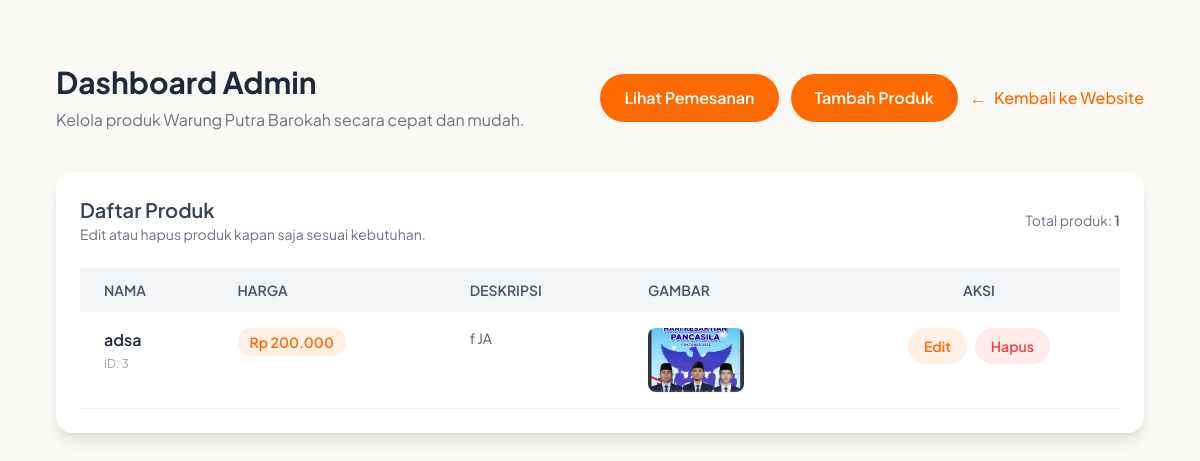
Screenshot of /admin/dashboard.php with the database file from the repository.
### tables this page shows
CREATE TABLE `produk` (
  `id` int UNSIGNED NOT NULL,
  `nama` varchar(150) NOT NULL,
  `deskripsi` text NOT NULL,
  `harga` int UNSIGNED NOT NULL,
  `gambar` varchar(255) NOT NULL,
  `created_at` timestamp NULL DEFAULT CURRENT_TIMESTAMP,
  `updated_at` timestamp NULL DEFAULT CURRENT_TIMESTAMP ON UPDATE CURRENT_TIMESTAMP
);

### admin/dashboard.php (the view, shortened to what this page needs)
<?php
include '../connection.php';
$products = [];
$sql = "SELECT id, nama, harga, deskripsi, gambar, created_at FROM produk ORDER BY created_at DESC";
$result = $conn->query($sql);
if ($result instanceof mysqli_result) {
    while ($row = $result->fetch_assoc()) {
        $products[] = $row;
    }
} else {
    $dbError = $conn->error;
}
function formatRupiah($value)
{
    return 'Rp ' . number_format((float) $value, 0, ',', '.');
}
?>
<!DOCTYPE html>
<html lang="id">
  <head>
    <script src="https://cdn.tailwindcss.com"></script>
  </head>
  <body class="bg-milk font-body min-h-screen">
    <section class="py-12 md:py-16">
      <div class="max-w-6xl mx-auto px-4 sm:px-6 lg:px-8">
        <div class="flex flex-wrap items-center justify-between gap-4 mb-10">
          <div>
            <h1 class="text-3xl font-bold text-gray-800">Dashboard Admin</h1>
            <p class="text-gray-500 mt-2">
              Kelola produk Warung Putra Barokah secara cepat dan mudah.
            </p>
          </div>
          <div class="flex flex-wrap items-center gap-3">
            <a
              href="orders.php"
              class="inline-flex items-center justify-center gap-2 bg-orange-deep text-white px-6 py-3 rounded-full font-semibold hover:bg-orange-600 transition"
            >
              Lihat Pemesanan
            </a>
            <a
              href="createProduk.php"
              class="inline-flex items-center justify-center gap-2 bg-orange-deep text-white px-6 py-3 rounded-full font-semibold hover:bg-orange-600 transition"
            >
              Tambah Produk
            </a>
            <a
              href="../index.php"
              class="text-orange-deep font-medium hover:underline flex items-center gap-2"
            >
              <span>&larr;</span>
              <span>Kembali ke Website</span>
            </a>
          </div>
        </div>
        <div class="bg-white p-6 rounded-2xl shadow-lg">
          <div class="flex flex-wrap items-center justify-between gap-4 mb-6">
            <div>
              <h2 class="text-xl font-semibold text-gray-700">Daftar Produk</h2>
              <p class="text-sm text-gray-500">
                Edit atau hapus produk kapan saja sesuai kebutuhan.
              </p>
            </div>
            <span class="text-sm text-gray-500">
              Total produk: <strong><?php echo count($products); ?></strong>
            </span>
          </div>
          <div class="overflow-x-auto">
            <table class="min-w-full table-auto">
              <thead>
                <tr class="bg-gray-100 text-left text-sm text-gray-600 uppercase">
                  <th class="px-6 py-3 font-semibold">Nama</th>
                  <th class="px-6 py-3 font-semibold">Harga</th>
                  <th class="px-6 py-3 font-semibold">Deskripsi</th>
                  <th class="px-6 py-3 font-semibold">Gambar</th>
                  <th class="px-6 py-3 font-semibold text-center">Aksi</th>
                </tr>
              </thead>
              <tbody class="text-gray-700">
                <?php if (count($products)): ?>
                  <?php foreach ($products as $product): ?>
                    <tr class="border-b border-gray-100 hover:bg-gray-50 transition">
                      <td class="px-6 py-4 align-top">
                        <div class="font-semibold text-gray-800">
                          <?php echo htmlspecialchars($product['nama'] ?? '', ENT_QUOTES, 'UTF-8'); ?>
                        </div>
                        <div class="text-xs text-gray-400 mt-1">
                          ID: <?php echo (int) ($product['id'] ?? 0); ?>
                        </div>
                      </td>
                      <td class="px-6 py-4 align-top">
                        <span class="inline-flex items-center rounded-full bg-orange-deep/10 px-3 py-1 text-sm font-semibold text-orange-deep">
                          <?php echo formatRupiah($product['harga'] ?? 0); ?>
                        </span>
                      </td>
                      <td class="px-6 py-4 align-top text-sm text-gray-600">
                        <?php echo nl2br(htmlspecialchars($product['deskripsi'] ?? '', ENT_QUOTES, 'UTF-8')); ?>
                      </td>
                      <td class="px-6 py-4 align-top">
                        <?php if (!empty($product['gambar'])): ?>
                          <img
                            src="<?php echo '../menu/' . htmlspecialchars($product['gambar'], ENT_QUOTES, 'UTF-8'); ?>"
                            alt="<?php echo htmlspecialchars($product['nama'] ?? 'Gambar produk', ENT_QUOTES, 'UTF-8'); ?>"
                            class="h-16 w-24 rounded-lg object-cover shadow-sm"
                          />
                        <?php else: ?>
                          <div class="h-16 w-24 rounded-lg bg-gray-100 flex items-center justify-center text-xs text-gray-400">
                            Tidak ada gambar
                          </div>
                        <?php endif; ?>
                      </td>
                      <td class="px-6 py-4 align-top">
                        <div class="flex flex-col sm:flex-row sm:items-center gap-2 justify-center">
                          <a
                            href="updateProduk.php?id=<?php echo (int) ($product['id'] ?? 0); ?>"
                            class="inline-flex items-center justify-center rounded-full bg-orange-deep/10 px-4 py-2 text-sm font-semibold text-orange-deep hover:bg-orange-deep hover:text-white transition"
                          >
                            Edit
                          </a>
                          <a
                            href="deleteProduk.php?id=<?php echo (int) ($product['id'] ?? 0); ?>"
                            class="inline-flex items-center justify-center rounded-full bg-red-500/10 px-4 py-2 text-sm font-semibold text-red-500 hover:bg-red-500 hover:text-white transition"
                            onclick="return confirm('Yakin ingin menghapus produk ini?');"
                          >
                            Hapus
                          </a>
                        </div>
                      </td>
                    </tr>
                  <?php endforeach; ?>
                <?php endif; ?>
              </tbody>
            </table>
          </div>
        </div>
      </div>
    </section>
  </body>
</html>

### rows the page displays
produk: nama "adsa", id "3", harga "Rp 200.000", deskripsi "f JA", gambar (picture)

### other values shown
count($products) "1"
